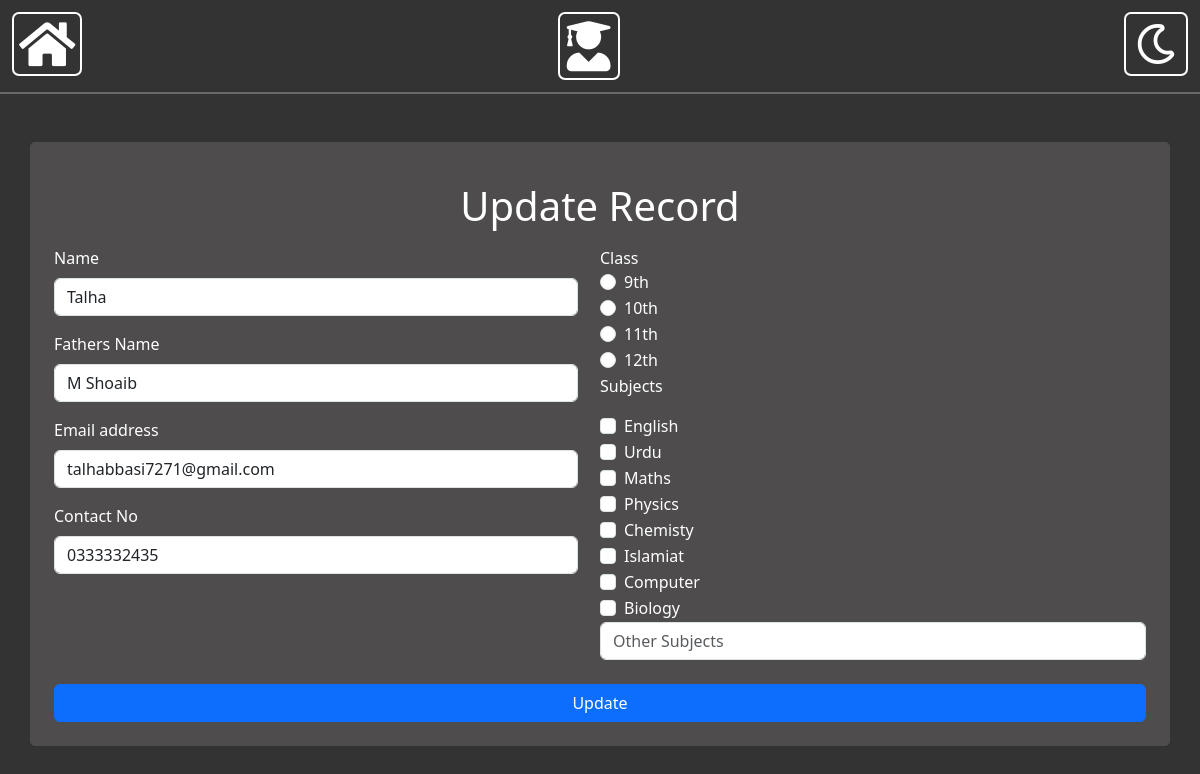
The app's page /upd_std/83626 with its own data.
### server.py (models this page shows, shortened)
class Stud(db.Model):
    sno = db.Column(db.Integer, primary_key = True)
    name = db.Column(db.String(200), nullable = False)
    father = db.Column(db.String(200), nullable = False)
    email = db.Column(db.String(200), nullable = False)
    classNo = db.Column(db.Integer, nullable = False)
    subjects = db.Column(db.String(500), nullable = False)
    phone = db.Column(db.String(200), nullable = False)
    date_admission = db.Column(db.String(100), nullable = False)

### server.py (the view)
@app.route("/upd_std/<int:sno>")
def update(sno):
    upd = Stud.query.filter_by(sno = sno).first()
    return render_template("StudentsManagement/update_std.html", upd = upd)

### templates/StudentsManagement/update_std.html (shortened to what this page needs)
<!DOCTYPE html>
<html lang="en">
<head>
    <link href="https://cdn.jsdelivr.net/npm/bootstrap@5.3.3/dist/css/bootstrap.min.css" rel="stylesheet">
    <link rel="stylesheet" href="https://cdnjs.cloudflare.com/ajax/libs/font-awesome/5.15.4/css/all.min.css">
</head>
<body style="background-color: #333; color: #fff;">
  <nav style="display: flex; padding: 1%; border-bottom: 2px solid #696969;">
    <div style="width: 48%;">
        <i class="fas fa-home" style="font-size: 50px; border: 2px solid white; padding: 5px; border-radius: 7px; cursor: pointer;"></i>
    </div>
    <div>
        <i class="fas fa-user-graduate" style="font-size: 50px; border: 2px solid white; padding: 7px; border-radius: 7px; cursor: pointer;"></i>
    </div>
    <div style="width: 50%; text-align: right;">
        <i class="far fa-moon" style="font-size: 40px; border: 2px solid white; padding: 10px; border-radius: 7px; cursor: pointer;"></i>
    </div>
</nav>
    <div class="container my-5" style="width: 96%; background-color: #4e4c4c;padding: 2%; border-radius: 5px;">
        <h1 class="my-3" style="text-align: center;">Update Record</h1>
        <form action="/update/{{upd.sno}}" method="POST">
          <div style="display: flex;">
          <div style="width: 48%; margin-right: 2%;">
            <div class="mb-3">
                <label for="name" class="form-label">Name</label>
                <input type="text" class="form-control" name="name" id="name" value = "{{upd.name}}">
            </div>
            <div class="mb-3">
                <label for="fathername" class="form-label">Fathers Name</label>
                <input type="text" class="form-control" name="fathername" id="fathername" value = "{{upd.father}}">
              </div>
            <div class="mb-3">
              <label for="exampleInputEmail1" class="form-label">Email address</label>
              <input type="email" class="form-control" id="exampleInputEmail1"name = 'email' aria-describedby="emailHelp" value = "{{upd.email}}">
            </div>
            <div class="mb-3">
              <label for="number" class="form-label">Contact No</label>
              <input type="text" class="form-control" name="number" id="number" value = "{{upd.phone}}">
            </div>
          </div>
          <div style="width: 50%;">
            <label for="">Class</label>
            <div class="form-check">
                <input class="form-check-input" type="radio" name="class" id="nine" value = '9'>
                <label class="form-check-label" for="nine">
                  9th
                </label>
              </div>
              <div class="form-check">
                <input class="form-check-input" type="radio" name="class" id="ten" value = '10'>
                <label class="form-check-label" for="ten">
                    10th
                </label>
              </div>
              <div class="form-check">
                <input class="form-check-input" type="radio" name="class" id="eleven" value = '11'>
                <label class="form-check-label" for="eleven">
                  11th
                </label>
              </div>
              <div class="form-check">
                <input class="form-check-input" type="radio" name="class" id="twelve" value = '12'>
                <label class="form-check-label" for="twelve">
                  12th
                </label>
              </div>
              <p>Subjects</p>
              <div class="form-check">
                <input class="form-check-input" type="checkbox" name="subjects" value="English" id="English">
                <label class="form-check-label" for="English">
                  English
                </label>
              </div>
              <div class="form-check">
                <input class="form-check-input" type="checkbox" name="subjects" value="Urdu" id="Urdu">
                <label class="form-check-label" for="Urdu">
                  Urdu
                </label>
              </div>
              <div class="form-check">
                <input class="form-check-input" type="checkbox" name="subjects" value="Maths" id="Maths">
                <label class="form-check-label" for="Maths">
                  Maths
                </label>
              </div>
              <div class="form-check">
                <input class="form-check-input" type="checkbox" name="subjects" value="Physics" id="Physics">
                <label class="form-check-label" for="Physics">
                  Physics
                </label>
              </div>
              <div class="form-check">
                <input class="form-check-input" type="checkbox" name="subjects" value="Chemistry" id="Chemistry">
                <label class="form-check-label" for="Chemisty">
                  Chemisty
                </label>
              </div>
              <div class="form-check">
                <input class="form-check-input" type="checkbox" name="subjects" value="Islamiat" id="Islamiat">
                <label class="form-check-label" for="Islamiat">
                  Islamiat
                </label>
              </div>
              <div class="form-check">
                <input class="form-check-input" type="checkbox" name="subjects" value="Computer" id="Computer">
                <label class="form-check-label" for="Computer">
                  Computer
                </label>
              </div>
              <div class="form-check">
                <input class="form-check-input" type="checkbox" name="subjects" value="Biology" id="Biology">
                <label class="form-check-label" for="Biology">
                  Biology
                </label>
              </div>
              <div>
                <input class="form-control" type="text" value="" id="" placeholder="Other Subjects">
              </div>
            </div>
          </div>
          <br>
            <button type="submit" class="btn btn-primary" style="width: 100%;">Update</button>
          </form>
    </div>
</body>
</html>

### records on screen
Stud: name "Talha", fathername "M Shoaib", email "talhabbasi7271@gmail.com", number "0333332435"
